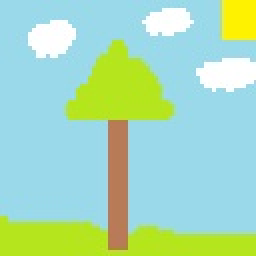
#> input picture manipulacao_imagem/imagens/arvore.jpg, 128 x 128 px, found by its file name (shown 2 times larger); its folder holds only this picture in this run
$ python imagem.py
#> lines starting #> are read from the running program, lines starting #| are printed output that depends on the picture
from PIL import Image
import math

def Main():

    img_file = input('Nome do arquivo da imagem: ')
#> the answer given: imagens/arvore.jpg

    print('Qual filtro deseja?: ')
    print('[0]Cancelar - [1]Suavizar - [2]Sobel - [3]Inverter')
    filter_opt = choose_opt(0,3)
#> the loop in choose_opt, `while True:` made 1 pass; the answer given on pass 1: 3
    if filter_opt == 0:
        return

    # Carrega a imagem
    with Image.open(f'imagens/{img_file}') as img:

#> img is the input picture: PIL image 128x128 RGB; mean R, G, B 168.3, 218.2, 186.3
        img_result = None
        img_file_name = img_file.split('.')[0]
        effect_name = None

        if filter_opt == 1:
            img_result = suavizar(img)
            effect_name = 'suavizar'
        elif filter_opt == 2:
            img_result = sobel(img)
            effect_name = 'sobel'
        elif filter_opt == 3:
            img_result = inverter(img)
            effect_name = 'inverter'

        img_result.save(f'resultados/{img_file_name}-{effect_name}.jpg')

def choose_opt(min,max):
    opt = 0
    while True:
        opt = int(input())
        try:
            if opt >= min and opt <= max:
                break
            else:
                print('Opção inválida, tente novamente: ')

        except ValueError:
            print('Opção inválida, tente novamente: ')

    return opt

# [72 lines left out: functions suavizar, sobel, not called in this run]

def inverter(img):
    # Obtém os dados dos pixels da original
    pixels = img.load()

    # Obtém as dimensões da imagem
    largura, altura = img.size
#> largura = 128; altura = 128

    #Cópia da original
    img_result = Image.new('RGB', (largura, altura))
#> img_result: PIL image 128x128 RGB; every value is 0
    pixels_result = img_result.load()

    for y in range(1,altura - 1):
        for x in range(1,largura - 1):
            r,g,b = pixels[x,y]
            pixels_result[x,y] = (255 - r, 255 - g, 255 - b)

    return img_result

Main()
#> in Main, `img_result = inverter(img)`:
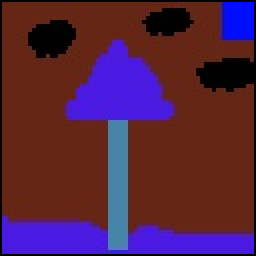
#> img_result: PIL image 128x128 RGB (shown 2 times larger); mean R, G, B 84.1, 35.8, 65.6
